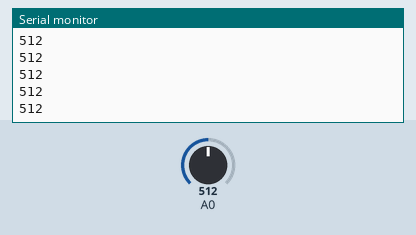
A sketch run on a simulated Arduino Uno, built with avr-gcc and run on an emulated ATmega328P. Parts: the last lines printed to the serial monitor. Inputs (shaded band) come from the test bench; at power-on: A0 = 512.

Above: at 1.2 s.
1.3 s: A0 set to 716
At 1.31 s:
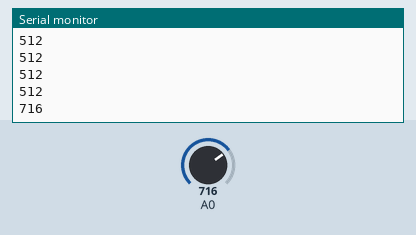
2.8 s: A0 set to 900
At 2.81 s:
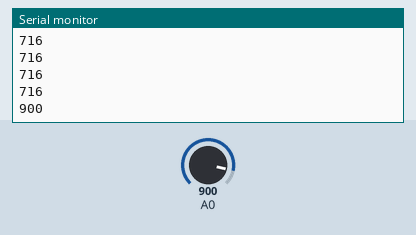
Timing chart, 0 to 5.8 s (numbered marks = the images above; inputs shaded):
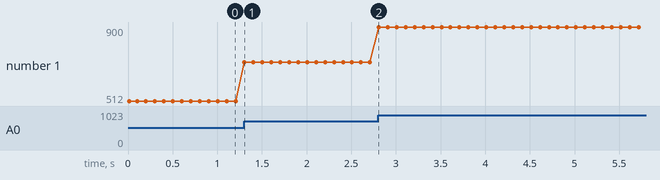

The sketch:

239-RainSensorAnalogico.ino
```cpp
void setup() {
  Serial.begin(9600);
  Serial.println("starting...");
}

void loop() {
  int t = analogRead(A0);
  Serial.println(t);
  delay(100);
}
```

Measured:
- after the input at 1.3 s, the serial monitor: prints a new line at once (image 1)
- after the input at 2.8 s, the serial monitor: prints a new line at once (image 2)
- plotted number 1: 512 → 716 after the input at 1.3 s, 716 → 900 after the input at 2.8 s
